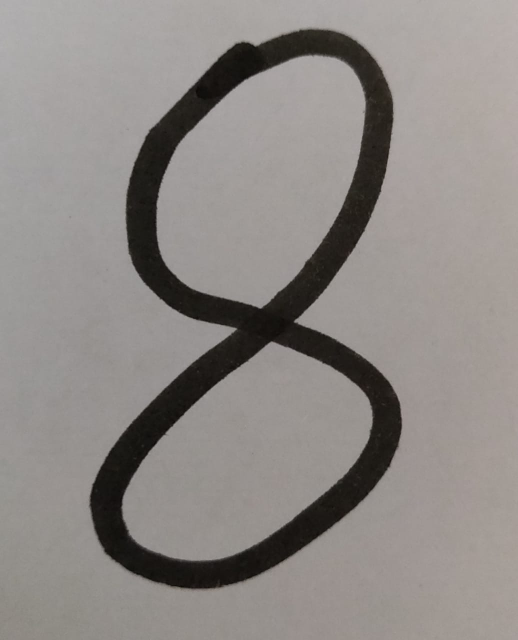
#> input picture datasets/nums/eight.jpeg, 1036 x 1280 px (shown at 1/2 size)
$ jupyter execute --allow-errors Untitled.ipynb
#> lines starting #> are read from the running program, lines starting #| are printed output that depends on the picture; after the words box and inside, x2 and y2 are one past the last pixel; in counts of white or black regions, pixels touching at a corner belong together
[cell 1]
from PIL import Image
import numpy as np
import matplotlib.pyplot as plt

[cell 2]
from sklearn.neighbors import KNeighborsClassifier

#> (a cell that did not finish here is left out)

#> (a cell that did not finish here is left out)

[cell 5]
model = KNeighborsClassifier()

#> (a cell that did not finish here is left out)

[cell 7]
one_pil = Image.open("../datasets/nums/eight.jpeg")
#> one_pil is the input picture: PIL image 1036x1280 RGB; mean R, G, B 141.9, 137.1, 133.9
img = np.array(one_pil.resize((28, 28)))
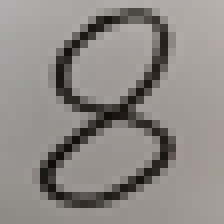
#> img: shape (28, 28, 3) (shown 8 times larger); mean R, G, B 141.9, 137.1, 133.9
arr = 255 - img
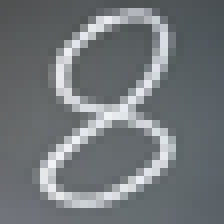
#> arr: shape (28, 28, 3) (shown 8 times larger); mean R, G, B 113.1, 117.9, 121.1
plt.imshow(arr)

twod = (arr.mean(axis=2) > 150).astype(int) * 255
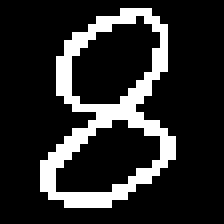
#> twod: shape (28, 28) int64 (shown 8 times larger); 16.8% white in thin lines or dots, all inside (x1, y1, x2, y2) = (5, 1, 22, 26)

plt.imshow(twod, cmap="gray")

#> (the rest of this cell did not finish here and is left out)

$ run again, with datasets/nums/five.jpeg copied over datasets/nums/eight.jpeg
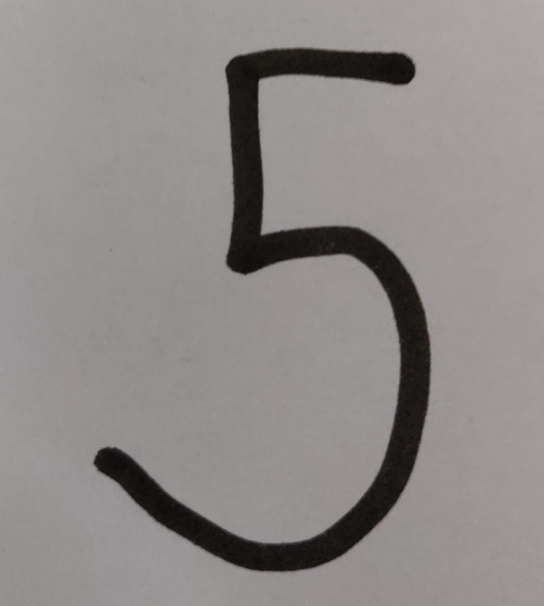
#> input picture datasets/nums/five.jpeg, 1088 x 1212 px (shown at 1/2 size)
#> one_pil is the input picture: PIL image 1088x1212 RGB; mean R, G, B 142.4, 138, 136.6
#> `arr = 255 - img`:
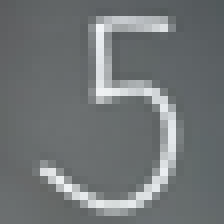
#> arr: shape (28, 28, 3) (shown 8 times larger); mean R, G, B 112.6, 117, 118.4
#> `twod = (arr.mean(axis=2) > 150).astype(int) * 255`:
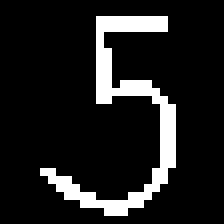
#> twod: shape (28, 28) int64 (shown 8 times larger); 12% white in thin lines or dots, all inside (x1, y1, x2, y2) = (5, 2, 22, 27)

$ run again, with datasets/nums/four.jpeg copied over datasets/nums/eight.jpeg
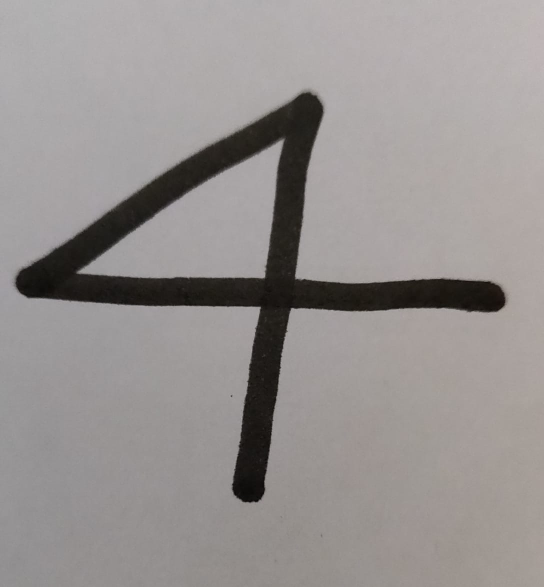
#> input picture datasets/nums/four.jpeg, 1088 x 1174 px (shown at 1/2 size)
#> one_pil is the input picture: PIL image 1088x1174 RGB; mean R, G, B 150.8, 146.3, 144.9
#> `arr = 255 - img`:
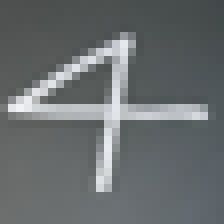
#> arr: shape (28, 28, 3) (shown 8 times larger); mean R, G, B 104.2, 108.7, 110.1
#> `twod = (arr.mean(axis=2) > 150).astype(int) * 255`:
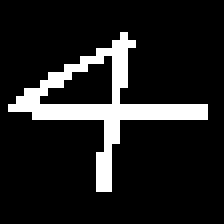
#> twod: shape (28, 28) int64 (shown 8 times larger); 12.8% white in thin lines or dots, all inside (x1, y1, x2, y2) = (1, 4, 26, 24)

$ run again, with datasets/nums/one.jpeg copied over datasets/nums/eight.jpeg
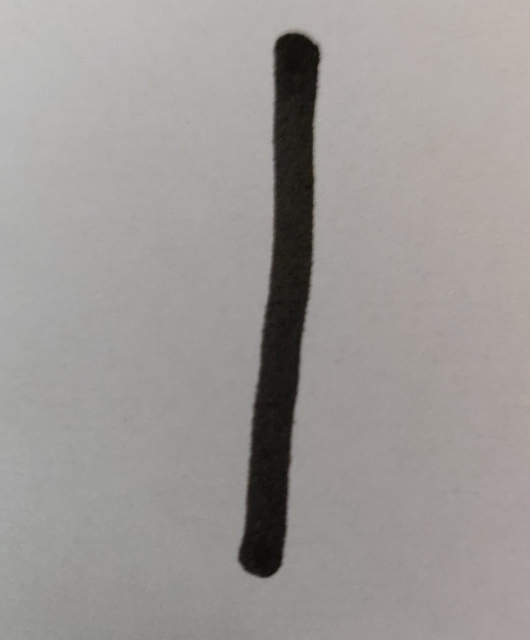
#> input picture datasets/nums/one.jpeg, 1059 x 1280 px (shown at 1/2 size)
#> one_pil is the input picture: PIL image 1059x1280 RGB; mean R, G, B 156.7, 153.1, 150.6
#> `arr = 255 - img`:
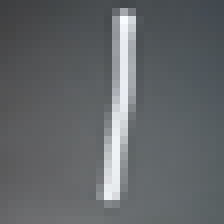
#> arr: shape (28, 28, 3) (shown 8 times larger); mean R, G, B 98.3, 101.9, 104.4
#> `twod = (arr.mean(axis=2) > 150).astype(int) * 255`:
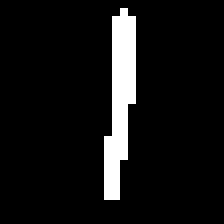
#> twod: shape (28, 28) int64 (shown 8 times larger); 7.8% white; 1 white region, box (x1, y1, x2, y2) and area: (13, 1, 17, 25) 61
